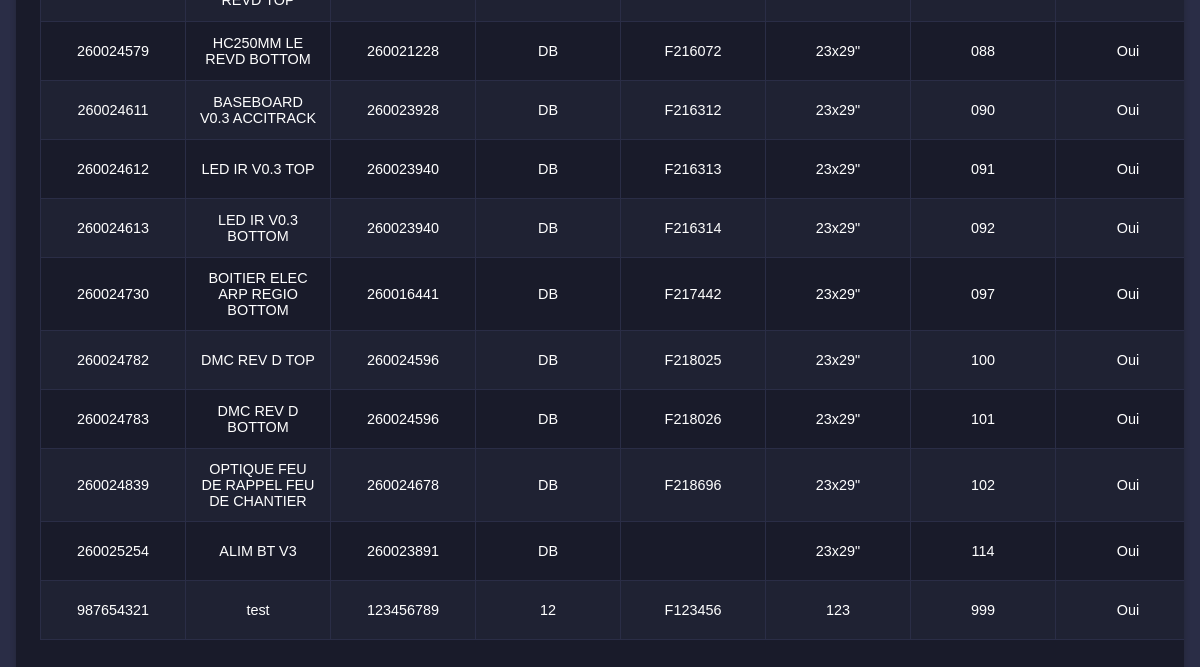
Page /ecran (signed in, lower part) on the earlier database version.
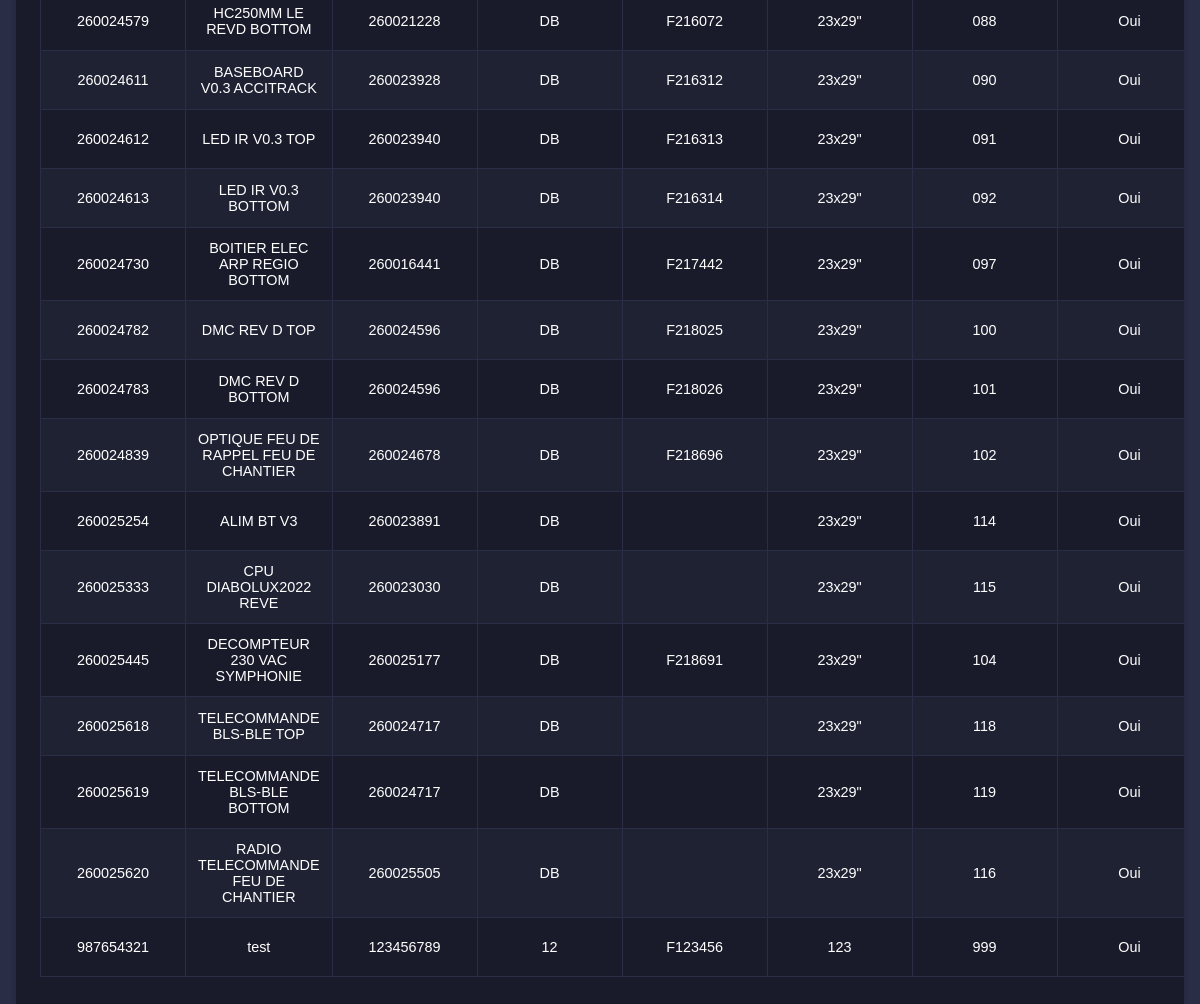
Same page on the later database version.
### tables this page shows
CREATE TABLE "serigraphie" (
	"ref_ecran"	INTEGER UNIQUE,
	"libelle"	TEXT NOT NULL,
	"pcb"	INTEGER,
	"fab"	TEXT NOT NULL,
	"n_fab"	TEXT,
	"type"	TEXT NOT NULL,
	"n"	TEXT NOT NULL UNIQUE,
	"sorti"	INTEGER DEFAULT 0,
	"lave"	INTEGER DEFAULT 1,
	PRIMARY KEY("ref_ecran")
);

### APP.py (the view)
@app.route('/ecran')
def ecran():
    if 'prenom' not in session:
        return redirect('/')
    with get_db_connection() as conn:
        cursor = conn.cursor()
        cursor.execute('SELECT ref_ecran, libelle, pcb, fab, n_fab, type, n, sorti, lave FROM serigraphie')
        ecrans = cursor.fetchall()
    admin = session.get('admin', 0) == 1
    return render_template('ecran.html', ecrans=ecrans, admin=admin)

### APP.py (called while the page is built)
def get_db_connection():
    conn = sqlite3.connect(database)
    conn.row_factory = sqlite3.Row
    return conn

### Templates/ecran.html (shortened to what this page needs)
<!DOCTYPE html>
<html lang="fr">
<head>
    <link rel="stylesheet" href="Styles/ecran.css">
</head>
<body>
    <div class="container">
        <table id="serigraphie-table">
            <tbody>
                {% for ecran in ecrans %}
                <tr>
                    <td>{{ ecran.ref_ecran }}</td>
                    <td>{{ ecran.libelle }}</td>
                    <td>{{ ecran.pcb }}</td>
                    <td>{{ ecran.fab }}</td>
                    <td>{{ ecran.n_fab }}</td>
                    <td>{{ ecran.type }}</td>
                    <td>{{ ecran.n }}</td>
                    <td>{{ 'Oui' if ecran.lave == 1 else 'Non' }}</td>
                </tr>
                {% endfor %}
            </tbody>
        </table>
    </div>
</body>
</html>

### Styles/ecran.css (style rules this page uses)
body { font-family: 'Lucida Sans', 'Lucida Sans Regular', 'Lucida Grande', 'Lucida Sans Unicode', Geneva, Verdana, sans-serif; background-color: #2A2D46; display: flex; justify-content: center; align-items: flex-start; margin: 0; padding: 1rem; box-sizing: border-box; }
.container { background-color: #191B2A; padding: 1.5rem; border-radius: 8px; box-shadow: 0 4px 6px rgba(0, 0, 0, 0.2); width: 100%; max-width: 100%; overflow-x: auto; box-sizing: border-box; }
table { width: 100%; border-collapse: collapse; margin-bottom: 1rem; text-align: left; }

Differences in the rows shown:
added serigraphie: ref_ecran "260025333", libelle "CPU DIABOLUX2022 REVE", pcb "260023030", fab "DB", type "23x29\"", n "115", lave "Oui"
added serigraphie: ref_ecran "260025445", libelle "DECOMPTEUR 230 VAC SYMPHONIE", pcb "260025177", fab "DB", n_fab "F218691", type "23x29\"", n "104", lave "Oui"
added serigraphie: ref_ecran "260025618", libelle "TELECOMMANDE BLS-BLE TOP", pcb "260024717", fab "DB", type "23x29\"", n "118", lave "Oui"
added serigraphie: ref_ecran "260025619", libelle "TELECOMMANDE BLS-BLE BOTTOM", pcb "260024717", fab "DB", type "23x29\"", n "119", lave "Oui"
added serigraphie: ref_ecran "260025620", libelle "RADIO TELECOMMANDE FEU DE CHANTIER", pcb "260025505", fab "DB", type "23x29\"", n "116", lave "Oui"
